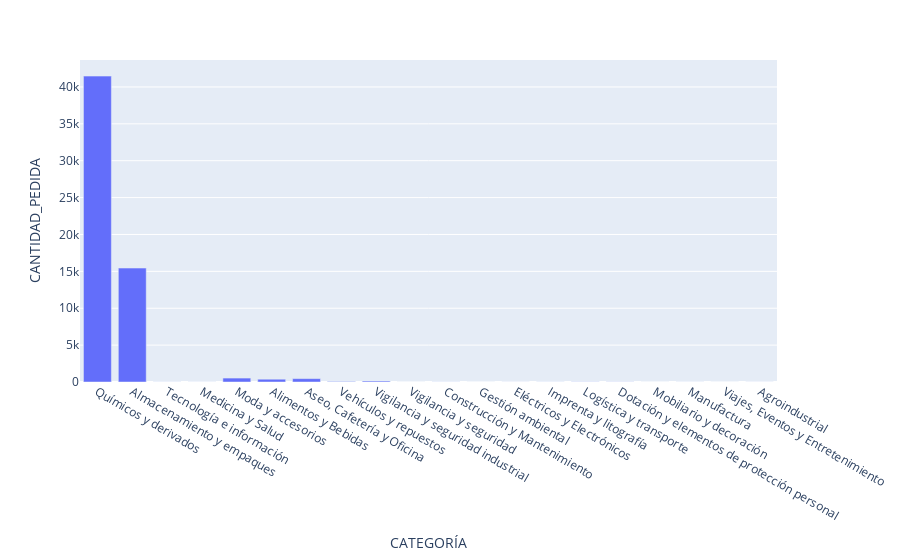

Here is the notebook cell this chart was saved with:
### Code cell
px.bar(df_CAT, y='CANTIDAD_PEDIDA')

### Figure 1 — Plotly figure (JSON) as saved in the notebook; plotly's stock layout.template omitted (floating-point values rounded to 4 significant figures)
{"data": [{"alignmentgroup": "True", "hovertemplate": "CATEGORÍA=%{x}<br>CANTIDAD_PEDIDA=%{y}<extra></extra>", "legendgroup": "", "marker": {"color": "#636efa", "pattern": {"shape": ""}}, "name": "", "offsetgroup": "", "orientation": "v", "showlegend": false, "textposition": "auto", "type": "bar", "x": ["Químicos y derivados", "Almacenamiento y empaques", "Tecnología e información", "Medicina y Salud", "Moda y accesorios", "Alimentos y Bebidas", "Aseo, Cafetería y Oficina", "Vehículos y repuestos", "Vigilancia y seguridad industrial", "Vigilancia y seguridad", "Construcción y Mantenimiento", "Gestión ambiental", "Eléctricos y Electrónicos", "Imprenta y litografía", "Logística y transporte", "Dotación y elementos de protección personal", "Mobiliario y decoración", "Manufactura", "Viajes, Eventos y Entretenimiento", "Agroindustrial"], "xaxis": "x", "y": [41470, 15445, 10, 7, 533, 377, 455, 69, 132, 3, 12, 2, 5, 10, 23, 18, 1, 7, 1, 5], "yaxis": "y"}], "layout": {"barmode": "relative", "legend": {"tracegroupgap": 0}, "margin": {"t": 60}, "xaxis": {"anchor": "y", "domain": [0, 1], "title": {"text": "CATEGORÍA"}}, "yaxis": {"anchor": "x", "domain": [0, 1], "title": {"text": "CANTIDAD_PEDIDA"}}}}
